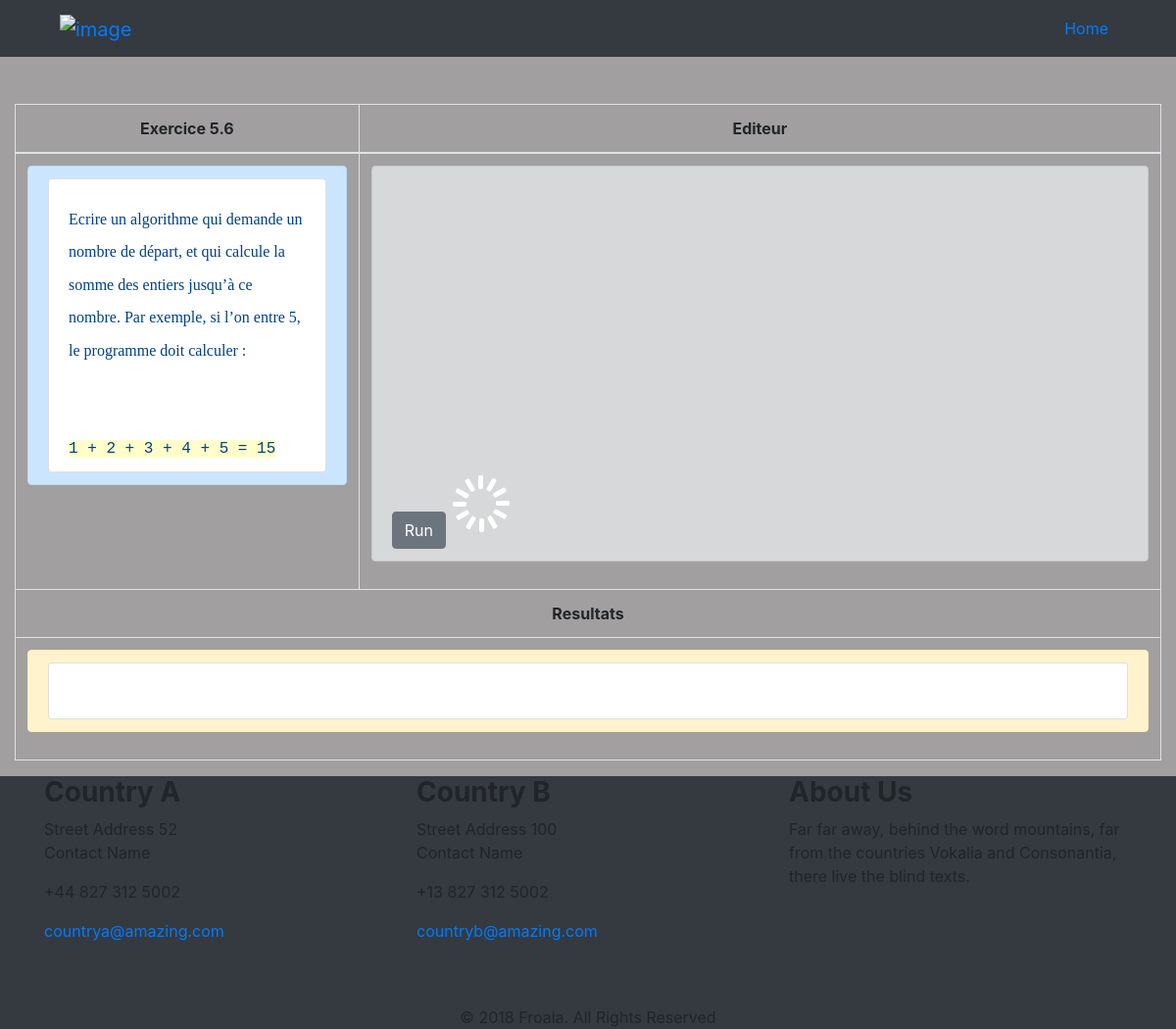
The page /editor/6 on the database its author committed.
### editor/models.py (models this page shows, shortened)
class Exercice(models.Model):
    titre = models.CharField(max_length=255)
    description = HTMLField('description')
    niveau = models.ForeignKey(Niveau, on_delete=models.CASCADE,related_name='niveauexercice')
    code_depart = models.TextField()
    specialite = models.ForeignKey(Specialite, on_delete=models.CASCADE,related_name='specialiteexercice')
    status = models.BooleanField(default=True)
    date_add = models.DateTimeField(auto_now_add=True)
    date_upd = models.DateTimeField(auto_now=True)
    class Meta:
        verbose_name = 'Exercice'
        verbose_name_plural = 'Exercices'

### editor/views.py (the view)
# urls.py: path('editor/<int:exo>', views.editor, name='editor'),
def editor(request,exo):
    try :
        exercice = Exercice.objects.filter(id=exo)[:1].get
    except:
        raise Http404('erreur 404')
    data={
        'exos':exercice
    }
    return render(request, 'pages/editor.html',data)

### templates/pages/editor.html (shortened to what this page needs)
<!DOCTYPE html>
<html lang="en">
<head>
    <link rel="stylesheet" href="https://maxcdn.bootstrapcdn.com/bootstrap/4.1.3/css/bootstrap.min.css" >
    <link rel="stylesheet" href="https://cdnjs.cloudflare.com/ajax/libs/font-awesome/4.7.0/css/font-awesome.css">
    <link type="text/css" rel="stylesheet" href="https://cdnjs.cloudflare.com/ajax/libs/froala-design-blocks/2.0.1/css/froala_blocks.min.css">
    <link rel="stylesheet" href="https://stackpath.bootstrapcdn.com/bootstrap/4.3.1/css/bootstrap.min.css" >
</head>
<body>
    <header class="bg-dark">
        <div class="container">
            <nav class="navbar navbar-expand-md">
                <a class="navbar-brand" href="https://www.froala.com">
                <img src="https://yt3.ggpht.com/a/AGF-l795XoHyi9bG1KCXTT4nTHyfyAFjmTq6WQ9KyA=s100-c-k-c0xffffffff-no-rj-mo" height="30" alt="image">
                </a>
                <div class="collapse navbar-collapse" id="navbarNav11">
                <ul class="navbar-nav ml-auto">
                    <li class="nav-item active">
                    <a class="nav-link" href="https://www.froala.com">Home <span class="sr-only">(current)</span></a>
                    </li>
                </ul>
                </div>
            </nav>
        </div>
    </header>
<br><br>
<section>
    <div class="container-fluid" id="app">
        <table id="tab" class="table table-bordered" style="width: 100%;">
            <thead>
            <tr>
                <th class='text-center'>{{ exos.titre }}</th>
                <th class='text-center'>Editeur</th>
            </tr>
            </thead>
            <tbody>
            <tr>
                <td width='30%'>
                    <div class="alert alert-primary" style="width: 100%;" role="alert">
                        <div class="card" style="width: 100%; height: 300px">
                        <div class="card-body"  style="width: 100%; overflow: scroll;">
                            <h3>{{ exos.description|safe }}</h3>
                        </div>
                    </div>
                </td>
                <td width='70%'>
                    <div style="width: 100%;" role="alert">
                    <div class="alert alert-dark" >
                        <div style="width: 100%; height: 300px">
                        </div>
                        <button class="btn btn-secondary"  @click="runnig" v-if="!loader">Run</button> <div v-if="loader" class="lds-spinner"><div></div><div></div><div></div><div></div><div></div><div></div><div></div><div></div><div></div><div></div><div></div><div></div></div>
                    </div>
                    </div>
                </td>
            </tr>
            <tr>
                <th colspan=2 class='text-center'>
                    Resultats
                </th>
            </tr>
            <tr>
                <td colspan=2 >
                    <div class="alert alert-warning" role="alert" style="width: 100%;">
                        <div class="card" style="width: 100%; overflow: scroll;">
                            <div class="card-body">
                            </div>
                        </div>
                    </div>
                </td>
            </tr>
            </tbody>
        </table>
    </div>
</section>
    <footer class="fdb-block footer-large bg-dark">
        <div class="container">
            <div class="row align-items-top text-center text-md-left">
                <div class="col-12 col-sm-6 col-md-4">
                <h3><strong>Country A</strong></h3>
                <p>Street Address 52<br>Contact Name</p>
                <p>+44 827 312 5002</p>
                <p><a href="https://www.froala.com">countrya@amazing.com</a></p>
                </div>
                <div class="col-12 col-sm-6 col-md-4 mt-4 mt-sm-0">
                <h3><strong>Country B</strong></h3>
                <p>Street Address 100<br>Contact Name</p>
                <p>+13 827 312 5002</p>
                <p><a href="https://www.froala.com">countryb@amazing.com</a></p>
                </div>
                <div class="col-12 col-md-4 mt-5 mt-md-0 text-md-left">
                <h3><strong>About Us</strong></h3>
                <p>Far far away, behind the word mountains, far from the countries Vokalia and Consonantia, there live the blind texts.</p>
                </div>
            </div>
            <div class="row mt-5">
                <div class="col text-center">
                © 2018 Froala. All Rights Reserved
                </div>
            </div>
        </div>
    </footer>
</body>
</html>

### templates/pages/editor.html (style rules this page uses)
body { background-color: rgba(77, 74, 74, 0.527); }
#tab { border-style:none; }
.lds-spinner { color: official; display: inline-block; position: relative; width: 64px; height: 64px; }
.lds-spinner div { transform-origin: 32px 32px; animation: lds-spinner 1.2s linear infinite; }
.lds-spinner div:after { content: " "; display: block; position: absolute; top: 3px; left: 29px; width: 5px; height: 14px; border-radius: 20%; background: #fff; }
.lds-spinner div:nth-child(2) { transform: rotate(30deg); animation-delay: -1s; }
.lds-spinner div:nth-child(3) { transform: rotate(60deg); animation-delay: -0.9s; }
.lds-spinner div:nth-child(5) { transform: rotate(120deg); animation-delay: -0.7s; }
.lds-spinner div:nth-child(6) { transform: rotate(150deg); animation-delay: -0.6s; }
.lds-spinner div:nth-child(8) { transform: rotate(210deg); animation-delay: -0.4s; }
.lds-spinner div:nth-child(9) { transform: rotate(240deg); animation-delay: -0.3s; }
.lds-spinner div:nth-child(11) { transform: rotate(300deg); animation-delay: -0.1s; }
.lds-spinner div:nth-child(12) { transform: rotate(330deg); animation-delay: 0s; }

### rows shown on the page
Exercice: titre "Exercice 5.6", description "Ecrire un algorithme qui demande un nombre de départ, et qui calcule la somme des entiers jusqu’à ce nombre. Par exemple, si l’on entre 5, le programme doit calculer : 1 + 2 + 3 + 4 + 5 = 15"
